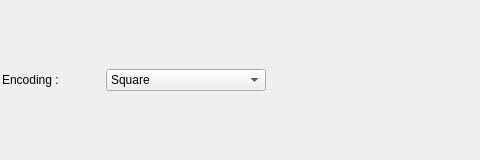
<?xml version="1.0" encoding="UTF-8"?>
<ui version="4.0">
 <class>LevelTabFrameWidget</class>
 <widget class="QWidget" name="LevelTabFrameWidget">
  <property name="geometry">
   <rect>
    <x>0</x>
    <y>0</y>
    <width>480</width>
    <height>160</height>
   </rect>
  </property>
  <property name="sizePolicy">
   <sizepolicy hsizetype="Minimum" vsizetype="Preferred">
    <horstretch>0</horstretch>
    <verstretch>0</verstretch>
   </sizepolicy>
  </property>
  <property name="windowTitle">
   <string>Form</string>
  </property>
  <layout class="QVBoxLayout" name="verticalLayout_0">
   <property name="spacing">
    <number>0</number>
   </property>
   <property name="leftMargin">
    <number>2</number>
   </property>
   <property name="topMargin">
    <number>2</number>
   </property>
   <property name="rightMargin">
    <number>2</number>
   </property>
   <property name="bottomMargin">
    <number>2</number>
   </property>
   <item>
    <layout class="QVBoxLayout" name="verticalLayout_1">
     <property name="spacing">
      <number>4</number>
     </property>
     <item>
      <layout class="QHBoxLayout" name="horizontalLayout_2">
       <property name="spacing">
        <number>4</number>
       </property>
       <item>
        <widget class="QLabel" name="frameTypeLabel">
         <property name="minimumSize">
          <size>
           <width>100</width>
           <height>0</height>
          </size>
         </property>
         <property name="maximumSize">
          <size>
           <width>100</width>
           <height>16777215</height>
          </size>
         </property>
         <property name="text">
          <string>Encoding :</string>
         </property>
        </widget>
       </item>
       <item>
        <widget class="QComboBox" name="frameTypeComboBox">
         <property name="minimumSize">
          <size>
           <width>160</width>
           <height>0</height>
          </size>
         </property>
         <property name="maximumSize">
          <size>
           <width>160</width>
           <height>16777215</height>
          </size>
         </property>
         <item>
          <property name="text">
           <string>Square</string>
          </property>
         </item>
         <item>
          <property name="text">
           <string>Transparent square</string>
          </property>
         </item>
         <item>
          <property name="text">
           <string>Left Triangle</string>
          </property>
         </item>
         <item>
          <property name="text">
           <string>Right Triangle</string>
          </property>
         </item>
         <item>
          <property name="text">
           <string>Left Trapezoid</string>
          </property>
         </item>
         <item>
          <property name="text">
           <string>Right Trapezoid</string>
          </property>
         </item>
        </widget>
       </item>
       <item>
        <widget class="QLabel" name="frameTypeMsgLabel"/>
       </item>
      </layout>
     </item>
    </layout>
   </item>
  </layout>
 </widget>
 <resources/>
 <connections/>
</ui>
